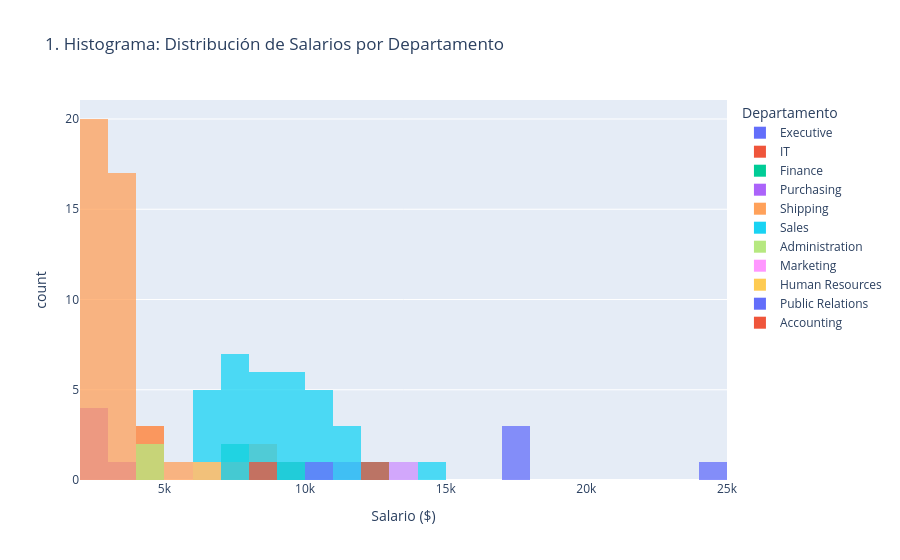
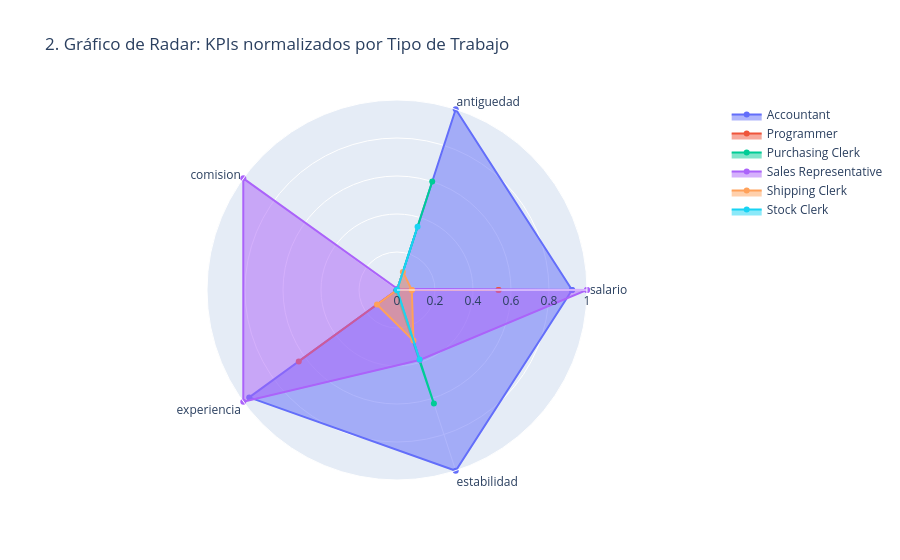
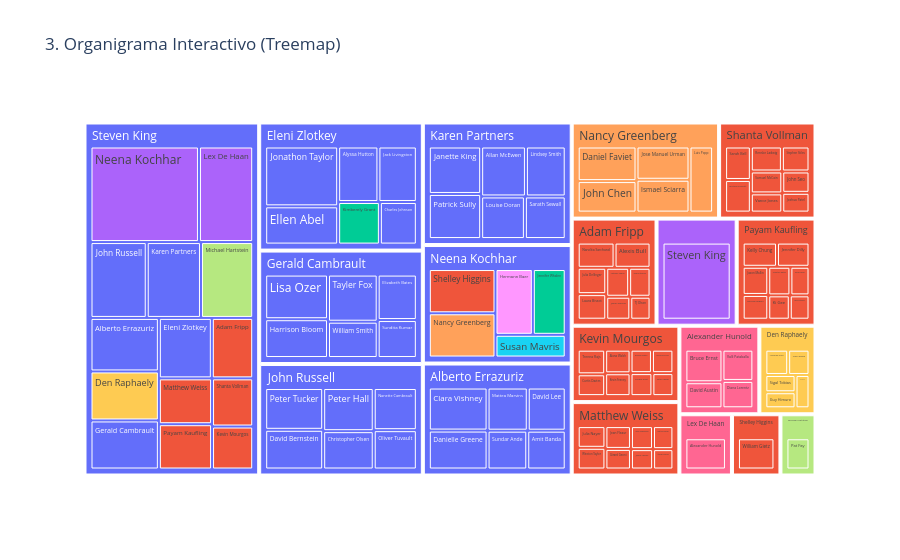
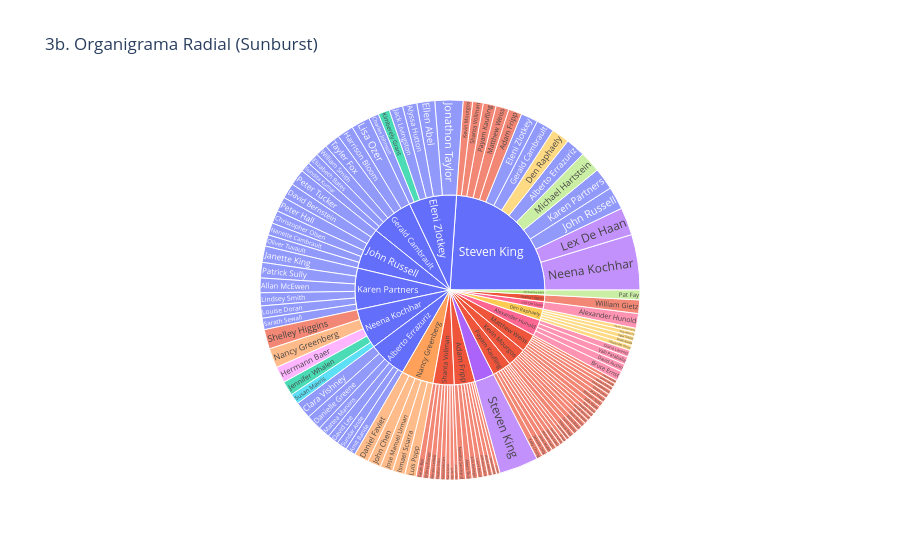

Write notebook code for charts like these, in order.
### Code cell
import pandas as pd
import plotly.express as px
import plotly.graph_objects as go
import numpy as np

# =========================================================
# 0. CARGA Y NORMALIZACIÓN
# =========================================================
df    = pd.read_csv('../data/hr_employees_processed.csv')
df_jh = pd.read_csv('../data/hr_job_history_processed.csv')

# Normalizar nombres de columnas
df.columns    = df.columns.str.strip().str.lower()
df_jh.columns = df_jh.columns.str.strip().str.lower()

# Conversión de fechas (después de normalizar)
df['hiredate']      = pd.to_datetime(df['hiredate'])
df_jh['start_date'] = pd.to_datetime(df_jh['start_date'])
df_jh['end_date']   = pd.to_datetime(df_jh['end_date'])

#print("Columnas df:   ", df.columns.tolist())
#print("Columnas df_jh:", df_jh.columns.tolist())


# =========================================================================
# 1. HISTOGRAMA: Distribución de salarios por departamento
# =========================================================================
fig1 = px.histogram(
    df,
    x='salary',
    color='departmentname',
    nbins=30,
    barmode='overlay',
    title='1. Histograma: Distribución de Salarios por Departamento',
    labels={'salary': 'Salario ($)', 'departmentname': 'Departamento'},
    opacity=0.75
)
fig1.show()


# =========================================================================
# 2. GRÁFICO DE RADAR: KPIs por tipo de trabajo
# =========================================================================
top_jobs = df['jobtitle'].value_counts().head(6).index.tolist()
df_radar = df[df['jobtitle'].isin(top_jobs)]

radar_metrics = df_radar.groupby('jobtitle').agg(
    salario=('salary', 'mean'),
    antiguedad=('tenureyears', 'mean'),
    comision=('commissionpct', 'mean'),
    experiencia=('salary', lambda s: np.log1p(s).mean()),
    estabilidad=('tenureyears', lambda s: s.std())
).fillna(0)

radar_norm = (radar_metrics - radar_metrics.min()) / (radar_metrics.max() - radar_metrics.min() + 1e-9)

fig2 = go.Figure()

for job in radar_norm.index:
    fig2.add_trace(go.Scatterpolar(
        r=radar_norm.loc[job].values.tolist() + [radar_norm.loc[job].values[0]],
        theta=radar_norm.columns.tolist() + [radar_norm.columns[0]],
        fill='toself',
        name=job
    ))
fig2.update_layout(
    polar=dict(radialaxis=dict(visible=True, range=[0, 1])),
    title='2. Gráfico de Radar: KPIs normalizados por Tipo de Trabajo',
    showlegend=True
)
fig2.show()


# =========================================================================
# 3. ORGANIGRAMA INTERACTIVO
# =========================================================================
org = df[['employeeid', 'employeename', 'managerid', 'managername',
          'departmentname', 'jobtitle', 'salary']].copy()
org['managername'] = org['managername'].fillna('CEO')

fig3 = px.treemap(
    org,
    path=['managername', 'employeename'],
    values='salary',
    color='departmentname',
    title='3. Organigrama Interactivo (Treemap)',
    hover_data=['jobtitle', 'departmentname', 'salary']
)
fig3.show()

fig3b = px.sunburst(
    org,
    path=['managername', 'employeename'],
    values='salary',
    color='departmentname',
    title='3b. Organigrama Radial (Sunburst)'
)
fig3b.show()


# =========================================================================
# 4. MAPA DE CALOR: Densidad de empleados por ubicación
# =========================================================================
loc_density = df.pivot_table(
    index='city',
    columns='departmentname',
    values='employeeid',
    aggfunc='count',
    fill_value=0
)

fig4 = px.imshow(
    loc_density,
    labels=dict(x="Departamento", y="Ciudad", color="Nº Empleados"),
    title='4. Mapa de Calor: Densidad de Empleados por Ubicación',
    color_continuous_scale='YlOrRd',
    text_auto=True,
    aspect='auto'
)
fig4.show()


# =========================================================================
# 5. GRÁFICO DE VIOLÍN: Análisis salarial por nivel de experiencia
# =========================================================================
df['experiencelevel'] = pd.cut(
    df['tenureyears'],
    bins=[-1, 2, 5, 10, 20, 100],
    labels=['0-2 años', '3-5 años', '6-10 años', '11-20 años', '20+ años']
)

fig5 = px.violin(
    df,
    x='experiencelevel',
    y='salary',
    color='experiencelevel',
    box=True,
    points='all',
    title='5. Gráfico de Violín: Análisis Salarial por Nivel de Experiencia',
    labels={'experiencelevel': 'Nivel de Experiencia', 'salary': 'Salario ($)'}
)
fig5.show()


# =========================================================================
# 6. SANKEY DIAGRAM: Flujo de cambios de departamento
# =========================================================================

jh = df_jh.merge(
    df[['employeeid', 'departmentname']].rename(columns={'departmentname': 'currentdept'}),
    left_on='employee_id',     # df_jh usa 'employee_id'
    right_on='employeeid',     # df usa 'employeeid'
    how='left'
)

print(f"Filas tras merge: {len(jh)}")
print(f"Filas con currentdept no nulo: {jh['currentdept'].notna().sum()}")

flows = jh.groupby(['department_name', 'currentdept']).size().reset_index(name='count')
flows = flows[flows['department_name'] != flows['currentdept']]

print(f"Flujos detectados: {len(flows)}")
print(flows.head())

if len(flows) > 0:
    all_nodes = pd.unique(flows[['department_name', 'currentdept']].values.ravel())
    node_idx = {n: i for i, n in enumerate(all_nodes)}

    fig6 = go.Figure(go.Sankey(
        node=dict(
            pad=20, thickness=20,
            line=dict(color='black', width=0.5),
            label=list(all_nodes),
            color='lightblue'
        ),
        link=dict(
            source=[node_idx[s] for s in flows['department_name']],
            target=[node_idx[t] for t in flows['currentdept']],
            value=flows['count'].tolist()
        )
    ))
    fig6.update_layout(title='6. Sankey Diagram: Flujo de Cambios de Departamento')
    fig6.show()
else:
    print("No hay flujos de cambio de departamento para graficar")

# =========================================================================
# 7. BUBBLE CHART: Salario vs. Antigüedad vs. Departamento
# =========================================================================
fig7 = px.scatter(
    df,
    x='tenureyears',
    y='salary',
    size='salary',
    color='departmentname',
    hover_data=['employeename', 'jobtitle'],
    title='7. Bubble Chart: Salario vs. Antigüedad vs. Departamento',
    labels={'tenureyears': 'Antigüedad (años)', 'salary': 'Salario ($)'},
    size_max=40,
    opacity=0.7
)
fig7.show()


# =========================================================================
# 8. GRÁFICO DE DENSIDAD: Concentración de contrataciones por mes
# =========================================================================
df['hiremonth'] = df['hiredate'].dt.month

hire_counts = df.groupby('hiremonth').size().reset_index(name='hires')

fig8 = go.Figure()
fig8.add_trace(go.Bar(
    x=hire_counts['hiremonth'],
    y=hire_counts['hires'],
    name='Contrataciones',
    marker_color='#636efa',
    opacity=0.5
))
fig8.add_trace(go.Scatter(
    x=hire_counts['hiremonth'],
    y=hire_counts['hires'],
    mode='lines+markers',
    name='Densidad (suavizado)',
    line=dict(color='#EF553B', width=3, shape='spline')
))
fig8.update_layout(
    title='8. Gráfico de Densidad: Concentración de Contrataciones por Mes',
    xaxis_title='Mes',
    yaxis_title='Nº de Contrataciones'
)
fig8.show()


# =========================================================================
# 9. DONUT CHART: Distribución de empleados por región
# =========================================================================
region_dist = df.groupby('regionname')['employeeid'].nunique().reset_index()
region_dist.columns = ['region', 'employeecount']

fig9 = px.pie(
    region_dist,
    names='region',
    values='employeecount',
    hole=0.55,
    title='9. Donut Chart: Distribución de Empleados por Región'
)
fig9.update_traces(textposition='inside', textinfo='percent+label')
fig9.show()


# =========================================================================
# 10. WATERFALL CHART: Progresión salarial en carrera
# =========================================================================
sample_emp = df_jh['employee_id'].value_counts().idxmax()
emp_hist = df_jh[df_jh['employee_id'] == sample_emp].sort_values('start_date')

sal_map = df.set_index('jobid')['salary'].to_dict()
emp_hist = emp_hist.assign(
    estimatedsalary=emp_hist['job_id'].map(sal_map).fillna(df['salary'].mean())
)

start_salary = emp_hist['estimatedsalary'].iloc[0]
deltas = emp_hist['estimatedsalary'].diff().fillna(0).tolist()

fig10 = go.Figure(go.Waterfall(
    name='Progresión salarial',
    orientation='v',
    measure=['absolute'] + ['relative'] * (len(deltas) - 1) + ['total'],
    x=['Inicio'] + [f'Cambio {i+1}' for i in range(len(deltas) - 1)] + ['Final'],
    y=[start_salary] + deltas[1:] + [0],
    connector=dict(line=dict(color='rgb(63, 63, 63)')),
    increasing=dict(marker=dict(color='#2ca02c')),
    decreasing=dict(marker=dict(color='#d62728')),
    totals=dict(marker=dict(color='#1f77b4'))
))
fig10.update_layout(
    title=f'10. Waterfall Chart: Progresión Salarial del Empleado {sample_emp}',
    yaxis_title='Salario ($)',
    xaxis_title='Etapa de Carrera'
)
fig10.show()
